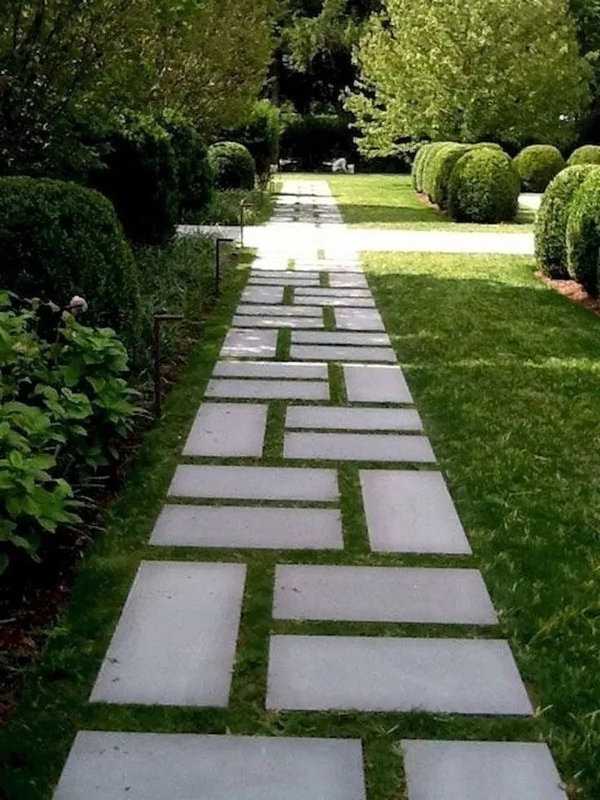
#> input picture src/assets/site/caminho-jardim.webp, 1200 x 1599 px (shown at 1/2 size)
$ python -i extract-catalog-images.py   (imports and definitions only)
#> lines starting #> are read from the running program, lines starting #| are printed output that depends on the picture
#> further down, picture is the input picture: PIL image 1200x1599 RGB; mean R, G, B 83.1, 91.5, 66.5
#!/usr/bin/env python3
"""One-off helper: extracts the product/site photos embedded in the 2025 catalogue PDF
and writes web-ready WebP files named by slug.

Usage:  python3 scripts/extract-catalog-images.py [assets-origem/catalogo-art-terra-2025.pdf]
Needs:  poppler-utils (pdfimages) and Pillow.

Outputs:
  public/seed-images/produtos/<slug>.webp          product photo (4:3)
  public/seed-images/produtos/<slug>-aplicacao.webp  product applied on site (4:3)
  public/seed-images/categorias/<slug>.webp
  public/seed-images/galeria/<name>.webp
  src/assets/site/<name>.webp                      hero / about images bundled with the app
"""
import glob
import os
import subprocess
import sys
import tempfile

from PIL import Image, ImageFilter

ROOT = os.path.dirname(os.path.dirname(os.path.abspath(__file__)))
PDF = sys.argv[1] if len(sys.argv) > 1 else os.path.join(ROOT, "assets-origem", "catalogo-art-terra-2025.pdf")
OUT = os.path.join(ROOT, "public", "seed-images")
SITE = os.path.join(ROOT, "src", "assets", "site")
W, H = 960, 720  # 4:3 canvas for product images


# [18 lines left out: function load_images, not called in this run]


def sharpen(im, amount=60):
    return im.filter(ImageFilter.UnsharpMask(radius=1.6, percent=amount, threshold=2))


def save(im, path, quality=82):
    os.makedirs(os.path.dirname(path), exist_ok=True)
    im.convert("RGB").save(path, "WEBP", quality=quality, method=6)


# [13 lines left out: function studio_background, not called in this run]


_BG = None


# [35 lines left out: functions cutout, photo, not called in this run]


def contain(im):
    """Portrait subject shown whole, over a blurred copy of itself (no cropping of the piece)."""
    im = im.convert("RGB")
    back = im.resize((W, round(W * im.height / im.width)), Image.LANCZOS)
    top = (back.height - H) // 2
#> top = 279
    back = back.crop((0, top, W, top + H)).filter(ImageFilter.GaussianBlur(26)).point(lambda v: int(v * 0.62))
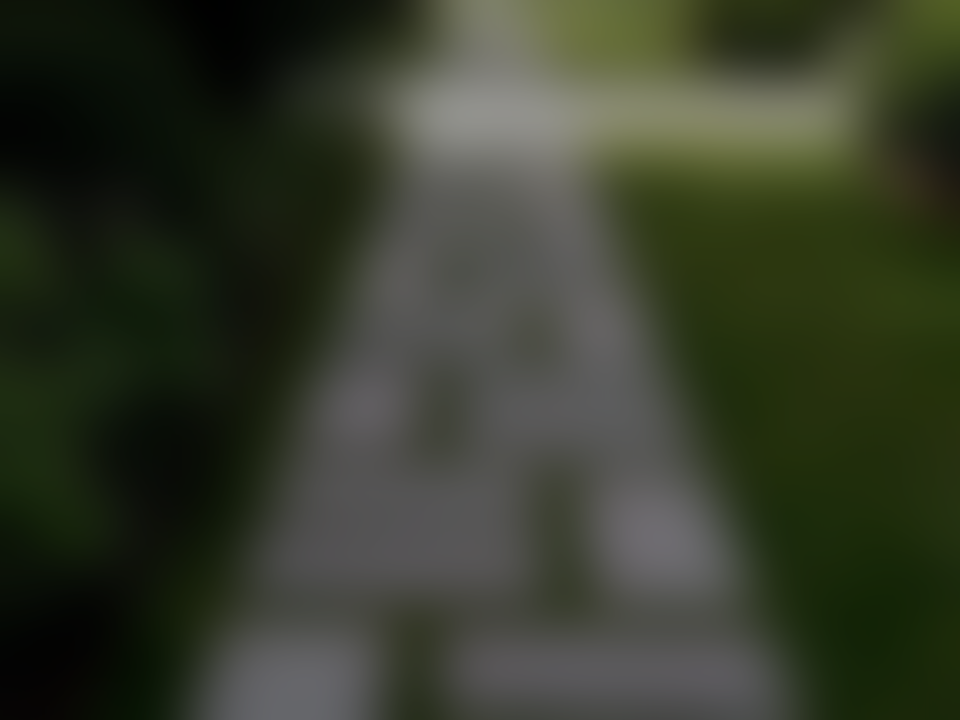
#> back: PIL image 960x720 RGB; mean R, G, B 53.5, 58.9, 42.9
    scale = H / im.height
#> scale = 0.45
    front = sharpen(im.resize((round(im.width * scale), H), Image.LANCZOS), 55)
#> in sharpen, `return im.filter(ImageFilter.UnsharpMask(radius=1.6, percent=amount, t..`:
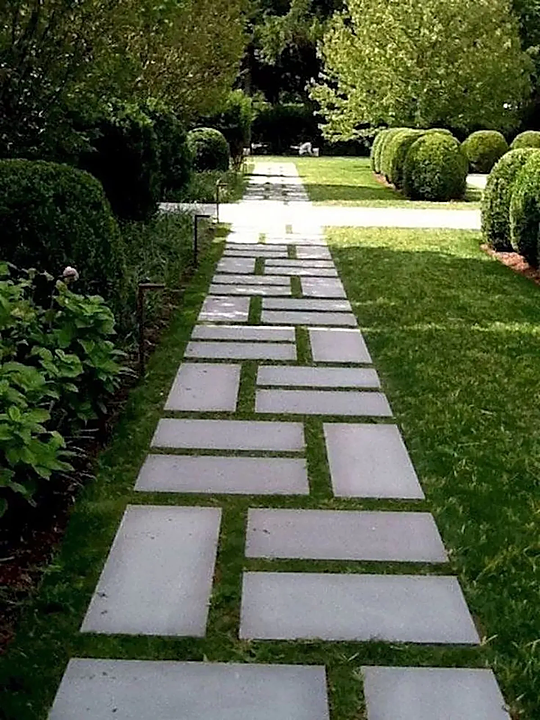
#> returned value: PIL image 540x720 RGB; mean R, G, B 83.2, 91.6, 67
    back.paste(front, ((W - front.width) // 2, 0))
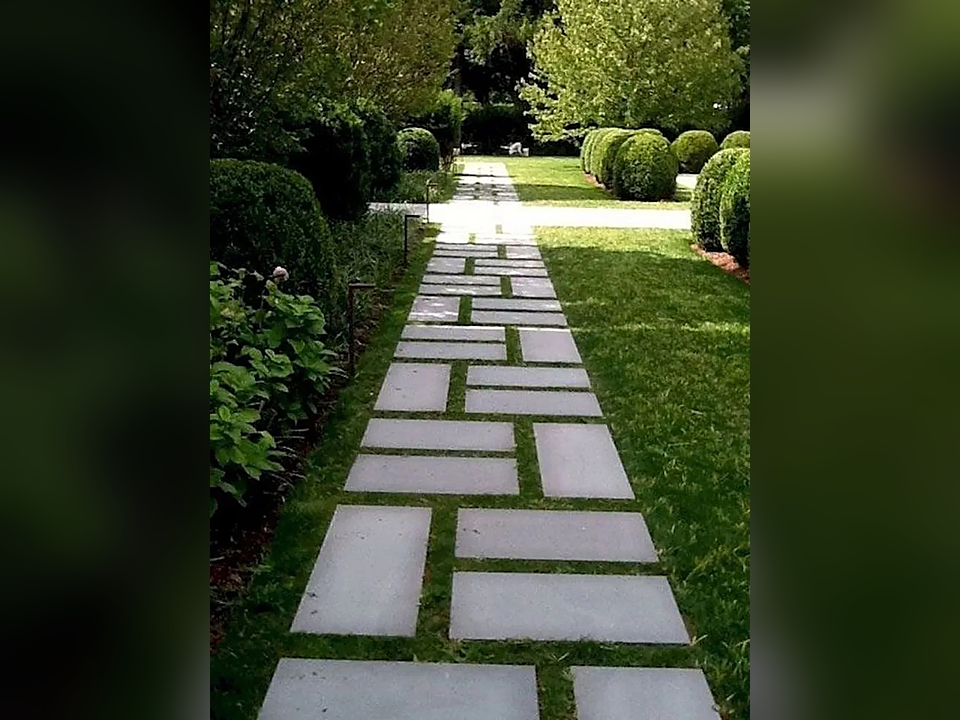
#> back: PIL image 960x720 RGB; mean R, G, B 59.7, 68.3, 44.9
    return back


# [74 lines left out: functions enlarge, main, not called in this run]


# [2 lines not run here, left out]

>>> from PIL import Image
>>> picture = Image.open('../src/assets/site/caminho-jardim.webp')
>>> result = contain(picture)
